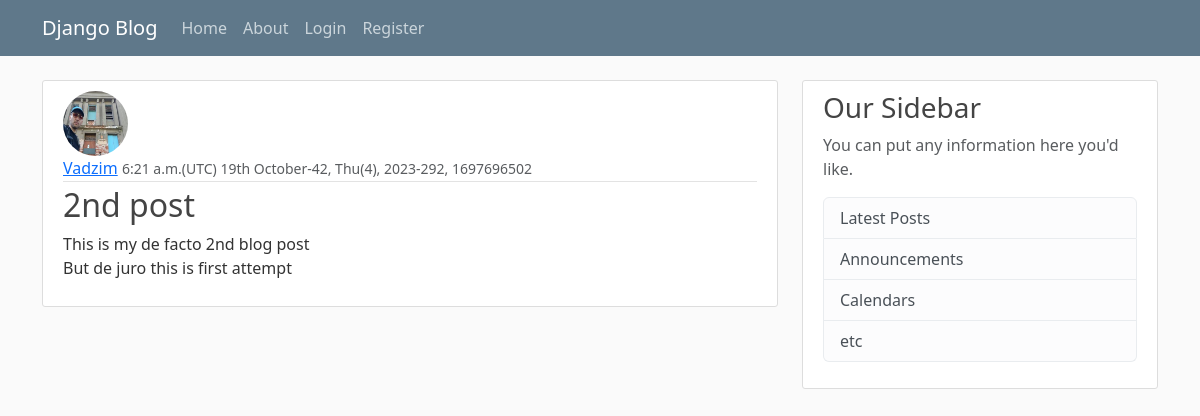
The app's page /post/1/ with its own data.
### blog/models.py (models this page shows, shortened)
class Post(models.Model):
    title = models.CharField(max_length=100)
    content=models.TextField()
    date_posted = models.DateTimeField(default=timezone.now)
    author = models.ForeignKey(User,  on_delete = models.CASCADE)

### users/models.py (models this page shows, shortened)
class Profile(models.Model):
    user = models.OneToOneField(User, on_delete=models.CASCADE)
    picture = models.ImageField(default='picture.jpg', upload_to='profile_pics')

### blog/views.py (the view)
# urls.py: path('post/<int:pk>/', views.Post_view.as_view(), name = 'post'),
class Post_view(DetailView):
    model = Post

### blog/templates/blog/post_detail.html (shortened to what this page needs)
{% extends "blog/base.html" %}
{% block content %}
  <article class="media content-section">
    <img class="rounded-circle article-img" src="{{ object.author.profile.picture.url }}">
    <div class="media-body">
      <div class="article-metadata">
        <a class="mr-2" href="{% url 'user-posts' object.author.username %}">{{ post.author }}</a>
        <small class="text-muted">{{ object.date_posted|date:"P(e) dS E-W, D(w), o-z, U" }}</small>
      </div>
      <h2 class="article-title">{{ object.title }}</h2>
      <p class="article-content">{{ object.content }}</p>
    </div>
  </article>
{% endblock content %}

### blog/templates/blog/base.html (shortened to what this page needs)
{% load static %}
<!DOCTYPE html>
<html>
<head>
    <link href="https://cdn.jsdelivr.net/npm/bootstrap@5.3.1/dist/css/bootstrap.min.css" rel="stylesheet"
>
    <link rel="stylesheet" type="text/css" href="{% static 'blog/main.css' %}">
</head>
<body>
    <header class="site-header">
        <nav class="navbar navbar-expand-md navbar-dark bg-steel fixed-top">
            <div class="container">
                <a class="navbar-brand mr-4" href="{% url 'blog-home' %}">Django Blog</a>
                <div class="collapse navbar-collapse" id="navbarToggle">
                    <div class="navbar-nav mr-auto">
                        <a class="nav-item nav-link" href="{% url 'blog-home' %}">Home</a>
                        <a class="nav-item nav-link" href="{% url 'blog-about' %}">About</a>
                    </div>
                    {% if not user.is_authenticated %}
                    <div class="navbar-nav">
                        <a class="nav-item nav-link" href="{% url 'login' %}">Login</a>
                        <a class="nav-item nav-link" href=" {% url 'userregister' %}">Register</a>
                    </div>
                    {% else %}
                    <div class="navbar-nav">
                        <a class="nav-item nav-link" href="{% url 'profil'|slugify %}">My profile</a>
                        <a class="nav-item nav-link" href="{% url 'create-post' %}">Create post</a>
                        <a class="nav-item nav-link" href=" {% url 'logout' %}">Log Out</a>
                    </div>
                    {% endif %}
                </div>
            </div>
        </nav>
    </header>
    <main role="main" class="container">
        <div class="row">
            <div class="col-md-8">
                {% block content %}{% endblock %}
            </div>
            <div class="col-md-4">
                <div class="content-section">
                    <h3>Our Sidebar</h3>
                    <p class='text-muted'>You can put any information here you'd like.
                    <ul class="list-group">
                        <li class="list-group-item list-group-item-light">Latest Posts</li>
                        <li class="list-group-item list-group-item-light">Announcements</li>
                        <li class="list-group-item list-group-item-light">Calendars</li>
                        <li class="list-group-item list-group-item-light">etc</li>
                    </ul>
                    </p>
                </div>
            </div>
        </div>
    </main>
</body>
</html>

### blog/static/blog/main.css (style rules this page uses)
body { background: #fafafa; color: #333333; margin-top: 5rem; }
h1, h2, h3, h4, h5, h6 { color: #444444; }
ul { margin: 0; }
.bg-steel { background-color: #5f788a; }
.site-header .navbar-nav .nav-link { color: #cbd5db; }
.content-section { background: #ffffff; padding: 10px 20px; border: 1px solid #dddddd; border-radius: 3px; margin-bottom: 20px; }
.article-title { color: #444444; }
.article-content { white-space: pre-line; }
.article-img { height: 65px; width: 65px; margin-right: 16px; }
.article-metadata { padding-bottom: 1px; margin-bottom: 4px; border-bottom: 1px solid #e3e3e3 }

### records on screen
Post: author.profile.picture (picture), author "Vadzim", date_posted "6:21 a.m.(UTC) 19th October-42, Thu(4), 2023-292, 1697696502", title "2nd post", content "This is my de facto 2nd blog post But de juro this is first attempt"
